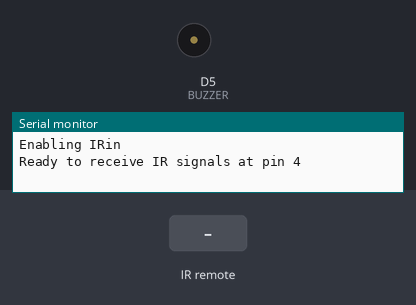
Bench run of a sketch on a simulated Arduino Zero (SAMD21). Parts: buzzer (waves = sounding), the last lines printed to the serial monitor. Inputs (shaded band) come from the test bench.

Above: at 1.2 s.
1.3 s: infrared code 0xFFA25D received
At 1.4 s:
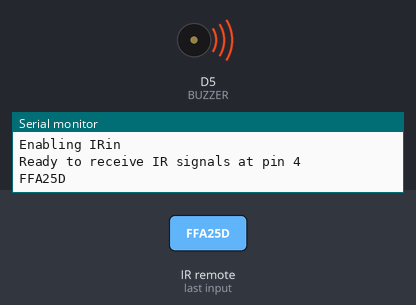
3.0 s: infrared code 0xFF22DD received
At 4.1 s:
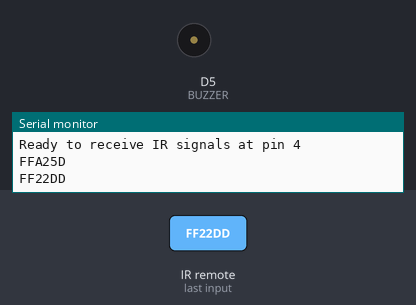
4.5 s: infrared code 0xFFE01F received
At 4.6 s:
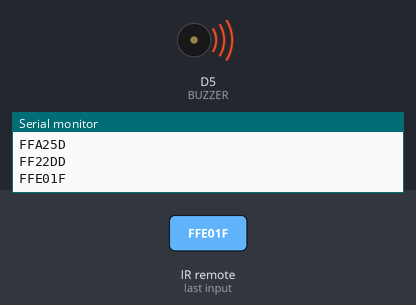
6.0 s: infrared code 0xFF6897 received
At 6.5 s:
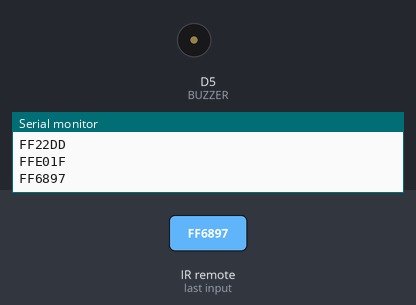
7.5 s: infrared code 0xFF30CF received
At 7.61 s:
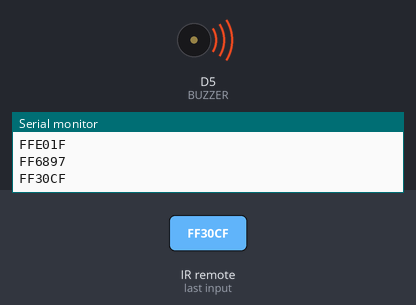
9.0 s: infrared code 0xFF42BD received
At 10.1 s:
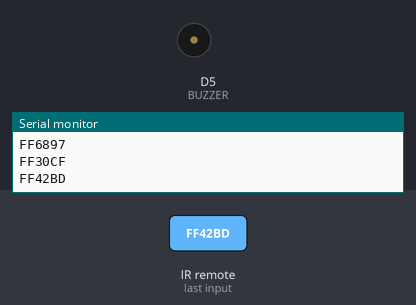
Timing chart, 0 to 11.5 s (numbered marks = the images above; inputs shaded):
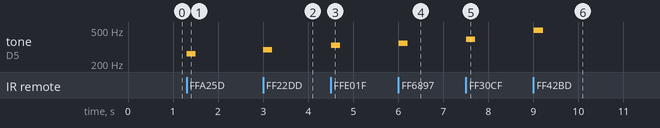

The sketch:

infraredKeyboard.ino
```cpp
// (licence header left out)
#include <IRremote.h>
#include "pitches.h"

#define BUZZER 5
#define IR_RECEIVE_PIN 4

IRrecv irrecv(IR_RECEIVE_PIN);

decode_results results;

// On the Zero and others we switch explicitly to SerialUSB
#if defined(ARDUINO_ARCH_SAMD)
#define Serial SerialUSB
#endif

int notes[] = {
  NOTE_C4, NOTE_D4, NOTE_E4, NOTE_F4, NOTE_G4, NOTE_A4, NOTE_B4,
  NOTE_C5, NOTE_D5, NOTE_E5, NOTE_F5, NOTE_G5, NOTE_A5, NOTE_B5,
};

void setup() {

  Serial.begin(115200);

  // In case the interrupt driver crashes on setup, give a clue
  // to the user what's going on.
  Serial.println("Enabling IRin");
  irrecv.enableIRIn(); // Start the receiver

  Serial.print(F("Ready to receive IR signals at pin "));
  Serial.println(IR_RECEIVE_PIN);
}

void loop() {
  if (irrecv.decode(&results)) {
    Serial.println(results.value, HEX);
    switch (results.value) {
      case 0xFFA25D: tone(BUZZER, notes[0], 200); break;
      case 0xFF22DD: tone(BUZZER, notes[1], 200); break;
      case 0xFFE01F: tone(BUZZER, notes[2], 200); break;
      case 0xFF6897: tone(BUZZER, notes[3], 200); break;
      case 0xFF30CF: tone(BUZZER, notes[4], 200); break;
      case 0xFF10EF: tone(BUZZER, notes[5], 200); break;
      case 0xFF42BD: tone(BUZZER, notes[6], 200); break;

      case 0xFF629D: tone(BUZZER, notes[7], 200); break;
      case 0xFF02FD: tone(BUZZER, notes[8], 200); break;
      case 0xFFA857: tone(BUZZER, notes[9], 200); break;
      case 0xFF9867: tone(BUZZER, notes[10], 200); break;
      case 0xFF18E7: tone(BUZZER, notes[11], 200); break;
      case 0xFF38C7: tone(BUZZER, notes[12], 200); break;
      case 0xFF4AB5: tone(BUZZER, notes[13], 200); break;

    }

    irrecv.resume(); // Receive the next value
  }
  delay(100);
}
```

pitches.h
```cpp
/*************************************************
   Public Constants
 *************************************************/

#define NOTE_B0  31
#define NOTE_C1  33
#define NOTE_CS1 35
#define NOTE_D1  37
#define NOTE_DS1 39
#define NOTE_E1  41
#define NOTE_F1  44
#define NOTE_FS1 46
#define NOTE_G1  49
#define NOTE_GS1 52
#define NOTE_A1  55
#define NOTE_AS1 58
#define NOTE_B1  62
#define NOTE_C2  65
#define NOTE_CS2 69
#define NOTE_D2  73
#define NOTE_DS2 78
#define NOTE_E2  82
#define NOTE_F2  87
#define NOTE_FS2 93
#define NOTE_G2  98
#define NOTE_GS2 104
#define NOTE_A2  110
#define NOTE_AS2 117
#define NOTE_B2  123
#define NOTE_C3  131
#define NOTE_CS3 139
#define NOTE_D3  147
#define NOTE_DS3 156
#define NOTE_E3  165
#define NOTE_F3  175
#define NOTE_FS3 185
#define NOTE_G3  196
#define NOTE_GS3 208
#define NOTE_A3  220
#define NOTE_AS3 233
#define NOTE_B3  247
#define NOTE_C4  262
#define NOTE_CS4 277
#define NOTE_D4  294
#define NOTE_DS4 311
#define NOTE_E4  330
#define NOTE_F4  349
#define NOTE_FS4 370
#define NOTE_G4  392
#define NOTE_GS4 415
#define NOTE_A4  440
#define NOTE_AS4 466
#define NOTE_B4  494
#define NOTE_C5  523
#define NOTE_CS5 554
#define NOTE_D5  587
#define NOTE_DS5 622
#define NOTE_E5  659
#define NOTE_F5  698
#define NOTE_FS5 740
#define NOTE_G5  784
#define NOTE_GS5 831
#define NOTE_A5  880
#define NOTE_AS5 932
#define NOTE_B5  988
#define NOTE_C6  1047
#define NOTE_CS6 1109
#define NOTE_D6  1175
#define NOTE_DS6 1245
#define NOTE_E6  1319
#define NOTE_F6  1397
#define NOTE_FS6 1480
#define NOTE_G6  1568
#define NOTE_GS6 1661
#define NOTE_A6  1760
#define NOTE_AS6 1865
#define NOTE_B6  1976
#define NOTE_C7  2093
#define NOTE_CS7 2217
#define NOTE_D7  2349
#define NOTE_DS7 2489
#define NOTE_E7  2637
#define NOTE_F7  2794
#define NOTE_FS7 2960
#define NOTE_G7  3136
#define NOTE_GS7 3322
#define NOTE_A7  3520
#define NOTE_AS7 3729
#define NOTE_B7  3951
#define NOTE_C8  4186
#define NOTE_CS8 4435
#define NOTE_D8  4699
#define NOTE_DS8 4978
```

Measured:
- after the input at 1.3 s, tone on D5 (BUZZER): silent → 262 Hz at once, → silent 0.20 s later
- after the input at 3.0 s, tone on D5 (BUZZER): silent → 294 Hz at once, → silent 0.20 s later
- after the input at 4.5 s, tone on D5 (BUZZER): silent → 330 Hz at once, → silent 0.20 s later
- after the input at 6.0 s, tone on D5 (BUZZER): silent → 349 Hz at once, → silent 0.20 s later
- after the input at 7.5 s, tone on D5 (BUZZER): silent → 392 Hz at once, → silent 0.20 s later
- after the input at 9.0 s, tone on D5 (BUZZER): silent → 494 Hz at once, → silent 0.20 s later
